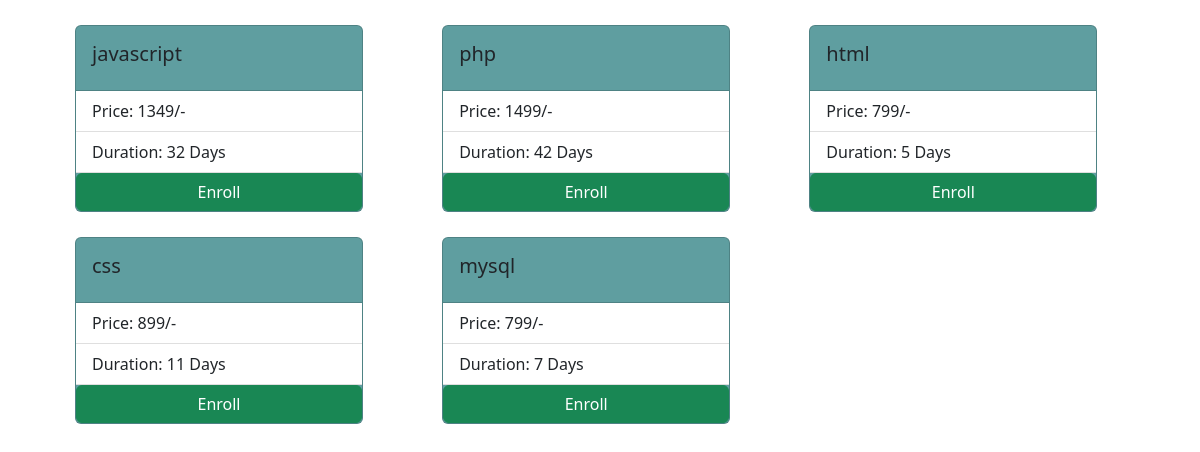
Page /Components/pages/courses.php on the earlier database version.
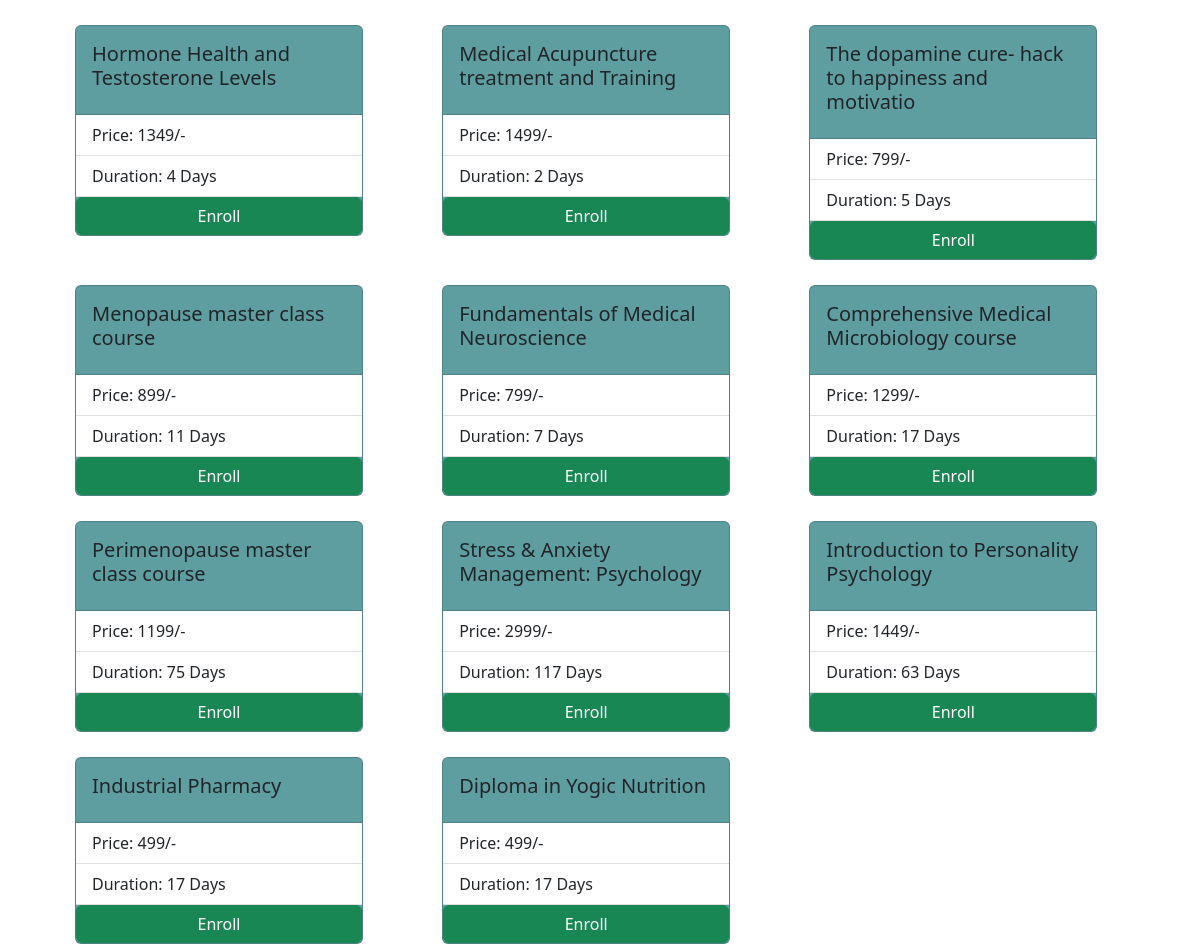
Same page on the later database version.
### tables this page shows
CREATE TABLE `courses` (
  `crid` int(11) NOT NULL,
  `crimg` varchar(255) NOT NULL,
  `crnaam` varchar(50) NOT NULL,
  `dur` bigint(20) NOT NULL,
  `amt` int(11) NOT NULL
);

### util/time.php (called while the page is built)
<?php
function calcCourseDuration($time)
{
    $days = (int) ($time / (3600 * 2));
    return $days;
}

### Components/pages/courses.php (the view, shortened to what this page needs)
<!DOCTYPE html>
<html lang="en">
<head>
    <link rel="stylesheet" href="https://cdn.jsdelivr.net/npm/bootstrap@5.2.3/dist/css/bootstrap.min.css" />
    <link rel="stylesheet" href="../style/courses.css" />
</head>
<body>
    <?php
    include('../../util/dbcon.php');
    include('../../util/time.php');
    $query  = mysqli_query($con, "SELECT * FROM courses");
    while ($row   = mysqli_fetch_array($query)) {
        $id = $row['crid'];
    ?>
        <div class="card" style="width: 18rem">
            <div class="card-body">
                <h5 class="card-title"><?php echo $row['crnaam']; ?></h5>
            </div>
            <ul class="list-group list-group-flush">
                <li class="list-group-item"> Price: <?php echo $row['amt']; ?>/-</li>
                <li class="list-group-item">Duration: <?php
                                                        echo calcCourseDuration($row['dur']); ?> Days</li>
                <a class="btn btn-success" <?php echo 'href=" ./checkout.php?id=' . $id . '"';  ?>>Enroll</a>
            </ul>
        </div>
    <?php
    }
    ?>
</body>
</html>

### Components/style/courses.css (style rules this page uses)
* { margin: 0; padding: 0; }
.card { background-color: cadetblue; display: inline-flex; margin-top: 25px; margin-left: 75px; }

Differences in the rows shown:
changed courses: crnaam "javascript" → "Hormone Health and Testosterone Levels"; dur "32" → "4"
changed courses: crnaam "php" → "Medical Acupuncture treatment and Training"; dur "42" → "2"
changed courses: crnaam "html" → "The dopamine cure- hack to happiness and motivatio"
changed courses: crnaam "css" → "Menopause master class course"
changed courses: crnaam "mysql" → "Fundamentals of Medical Neuroscience"
added courses: crnaam "Comprehensive Medical Microbiology course", amt "1299", dur "17"
added courses: crnaam "Perimenopause master class course", amt "1199", dur "75"
added courses: crnaam "Stress & Anxiety Management: Psychology", amt "2999", dur "117"
added courses: crnaam "Introduction to Personality Psychology", amt "1449", dur "63"
added courses: crnaam "Industrial Pharmacy", amt "499", dur "17"
added courses: crnaam "Diploma in Yogic Nutrition", amt "499", dur "17"
